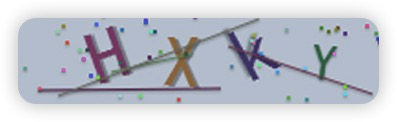
#> input picture img/test.png, 397 x 122 px
$ python pilAndTesseractRecognize.py
#> lines starting #> are read from the running program, lines starting #| are printed output that depends on the picture; after the words box and inside, x2 and y2 are one past the last pixel; in counts of white or black regions, pixels touching at a corner belong together
"""
# File       : pilAndTesseractRecognize.py
# Time       : 11:40 AM
# Author     : vincent
# version    : python 3.8
# Description:
"""
import pytesseract
from PIL import Image
image = Image.open('../img/test.png')
#> image is the input picture: PIL image 397x122 RGB; mean R, G, B 192.7, 196.5, 205.8
# image = image.convert('L')
# image.show()
# image = image.convert('1')

# handle strange lines and recognize code
image = image.convert('L')
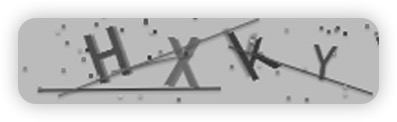
#> image: PIL image 397x122 L; min 39, max 255, mean 196.4
threshold = 140
table = []
for i in range(256):
    if i < threshold:
        table.append(0)
    else:
        table.append(1)
image = image.point(table, '1')
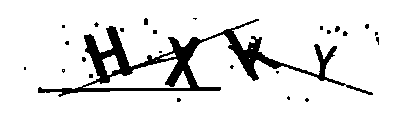
#> image: PIL image 397x122 1; 89.8% white; 25 black regions (22 under 20 px), largest, box (x1, y1, x2, y2) and area: (38, 19, 373, 97) 4641, (144, 18, 148, 25) 26, (335, 26, 340, 32) 24
image.show()
print("Text:" + pytesseract.image_to_string(image, lang='eng'))
#> (this line was passed over: pytesseract is not available in this run)
image.close()

$ run again, with img/img.png copied over img/test.png
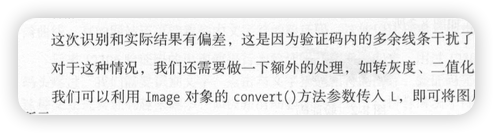
#> input picture img/img.png, 493 x 133 px
#> image is the input picture: PIL image 493x133 RGBA; mean R, G, B, A 155.6, 155.6, 155.6, 175.7
#> `image = image.convert('L')`:
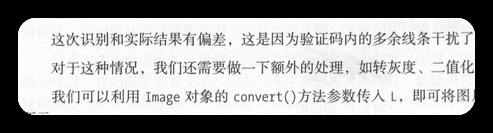
#> image: PIL image 493x133 L; min 0, max 255, mean 155.6
#> `image = image.point(table, '1')`:
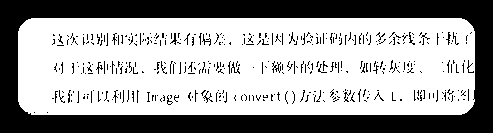
#> image: PIL image 493x133 1; 63% white; 402 black regions (382 under 20 px), largest, box (x1, y1, x2, y2) and area: (0, 0, 493, 133) 21505, (272, 61, 281, 73) 44, (231, 62, 240, 74) 32

$ run again, with img/img_2.png copied over img/test.png
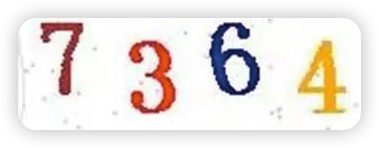
#> input picture img/img_2.png, 379 x 148 px
#> image is the input picture: PIL image 379x148 RGBA; mean R, G, B, A 159.2, 152.9, 149.1, 177.6
#> `image = image.convert('L')`:
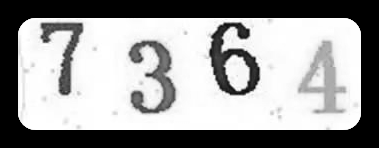
#> image: PIL image 379x148 L; min 0, max 255, mean 154.4
#> `image = image.point(table, '1')`:
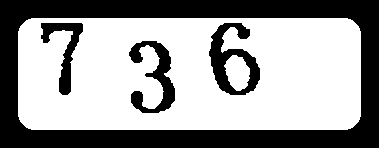
#> image: PIL image 379x148 1; 60.8% white; 4 black regions, box (x1, y1, x2, y2) and area: (0, 0, 379, 148) 17928, (209, 23, 260, 95) 1641, (129, 41, 175, 113) 1382, (41, 23, 83, 95) 1023
